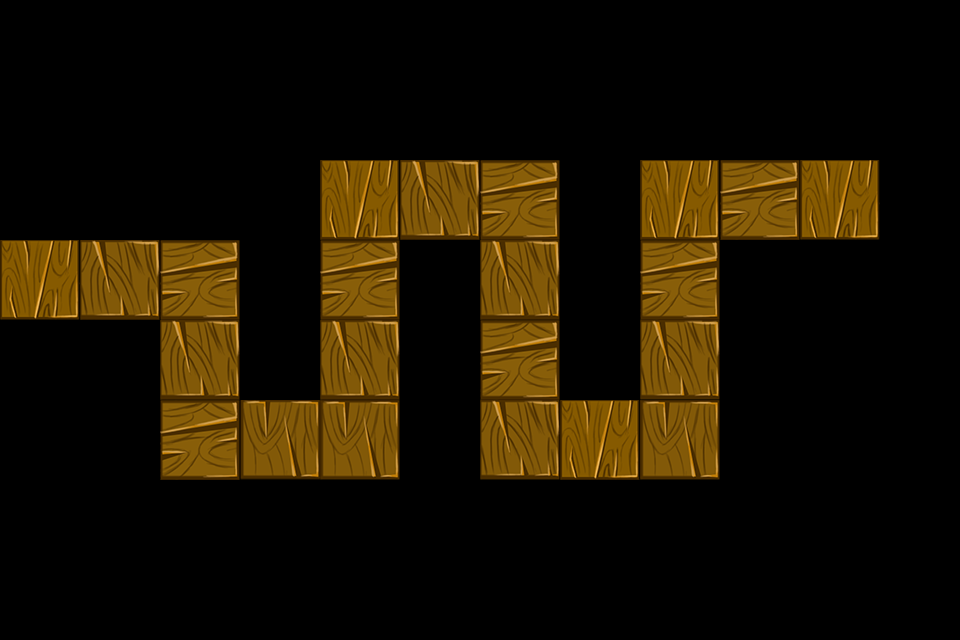

This is a level from a 2D game, rendered from its Tiled map with the project's own tilesets. A one-line summary and the map file follow, with tile-layer data summarised:
An orthogonal 12x8 tile map with 80x80 px tiles, 1 tile layer (path) and 29 objects (10x path, 9x Tower, 6x 0, 3x 1, 2).

<map version="1.0" orientation="orthogonal" width="12" height="8" tilewidth="80" tileheight="80">
 <properties>
  <property name="style" value="1" />
 </properties>
 <tileset firstgid="1" name="tiled1" tilewidth="80" tileheight="80">
  <image source="tiled1.png" width="240" height="240" />
 </tileset>
 <layer name="path" width="12" height="8">
  <data>[96 cells, 22 non-empty, 8 distinct tile ids]</data>
 </layer>
 <objectgroup name="path" width="12" height="8">
  <object name="path" x="0" y="240" />
  <object name="path" x="160" y="240" />
  <object name="path" x="160" y="400" />
  <object name="path" x="320" y="400" />
  <object name="path" x="320" y="160" />
  <object name="path" x="480" y="160" />
  <object name="path" x="480" y="400" />
  <object name="path" x="640" y="400" />
  <object name="path" x="640" y="160" />
  <object name="path" x="800" y="160" />
  <object name="Tower" x="0" y="80" width="320" height="160" />
  <object name="Tower" x="320" y="80" width="640" height="80" />
  <object name="Tower" x="880" y="160" width="80" height="320" />
  <object name="Tower" x="720" y="240" width="160" height="240" />
  <object name="Tower" x="160" y="480" width="640" height="80" />
  <object name="Tower" x="0" y="320" width="160" height="160" />
  <object name="Tower" x="240" y="240" width="80" height="160" />
  <object name="Tower" x="400" y="240" width="80" height="240" />
  <object name="Tower" x="560" y="160" width="80" height="240" />
  <object name="Reward" type="0" x="0" y="80" width="80" height="80" />
  <object name="Reward" type="1" x="160" y="160" width="80" height="80" />
  <object name="Reward" type="0" x="320" y="80" width="80" height="80" />
  <object name="Reward" type="1" x="560" y="80" width="80" height="80" />
  <object name="Reward" type="0" x="560" y="240" width="80" height="80" />
  <object name="Reward" type="0" x="800" y="80" width="80" height="80" />
  <object name="Reward" type="1" x="800" y="320" width="80" height="80" />
  <object name="Reward" type="0" x="880" y="400" width="80" height="80" />
  <object name="Reward" type="2" x="400" y="480" width="80" height="80" />
  <object name="Reward" type="0" x="240" y="480" width="80" height="80">
   <properties>
    <property name="new" value="1" />
   </properties>
  </object>
 </objectgroup>
</map>
